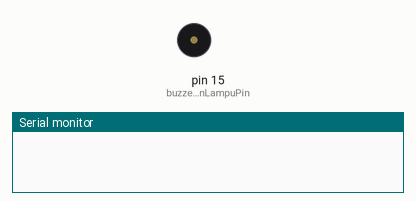
This sketch was run on a simulated Arduino Uno, built with avr-gcc and run on an emulated ATmega328P. Shown: buzzer (waves = sounding, pin HIGH), the last lines printed to the serial monitor.

Above: at 0.1 s.
At 4.1 s:
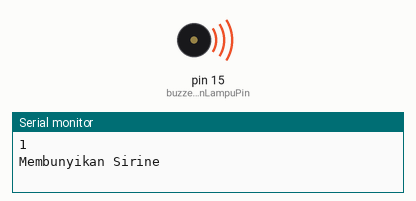
Timing chart, 0 to 13.5 s (numbered marks = the images above):
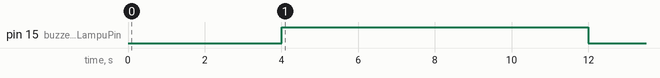

The sketch:

lampudanbuzzer.ino
```cpp
//output
const int buzzerDanLampuPin = 15; //pin D8

String pesan;
boolean isAlarm = true;
boolean isBuzzer = false;
long previousMillis;

void setup() {
  // put your setup code here, to run once:
  Serial.begin(9600);
  pinMode(buzzerDanLampuPin, OUTPUT);
}

void loop() {
  // put your main code here, to run repeatedly:
  long currentMillis = millis();
  //        digitalWrite(buzzerDanLampuPin, HIGH); //Hidup

  if (isAlarm) {
    if ((isBuzzer == false) && (currentMillis - previousMillis >= 4000)) {
      Serial.println("1");
      Serial.println("Membunyikan Sirine");
      digitalWrite(buzzerDanLampuPin, HIGH); //Mati
      //      delay(8000);
      //      sendNotification(pesan);
      isBuzzer = true;
      previousMillis = currentMillis;

    } else if ((isBuzzer == true) && (currentMillis - previousMillis >= 8000)) {
      Serial.println("Mematikan Sirine");
      //      digitalWrite(buzzerDanLampuPin, LOW);
      Serial.println("2");
      digitalWrite(buzzerDanLampuPin, LOW); //Hidup
      isAlarm = false;
      isBuzzer = false;
      previousMillis = currentMillis;
    }
  }
}
```

Measured:
- by itself, pin 15 (buzzerDanLampuPin): LOW → HIGH at 4.0 s, → LOW 8.0 s later
